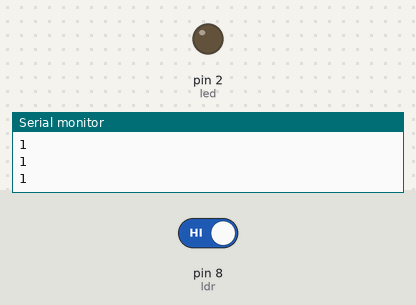
The sketch below on a simulated Arduino Uno, built with avr-gcc and run on an emulated ATmega328P. Shown: output pins drawn as LEDs (lit = HIGH), the last lines printed to the serial monitor. Inputs (shaded band) come from the test bench; at power-on: pin 8 (ldr) HIGH.

Above: at 4.8 s.
4.9 s: pin 8 (ldr) driven LOW
At 7.9 s:
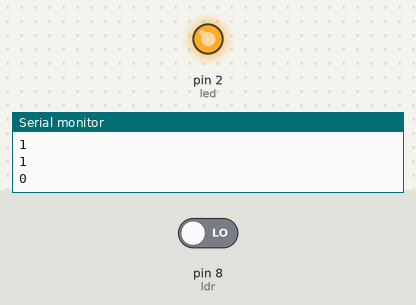
8.5 s: pin 8 (ldr) driven HIGH
At 12.1 s:
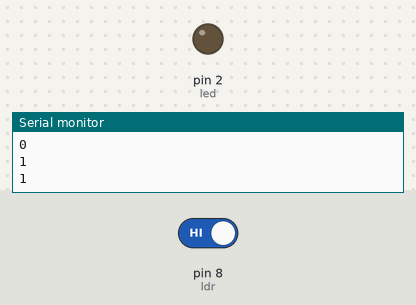
Timing chart, 0 to 13.6 s (numbered marks = the images above; inputs shaded):
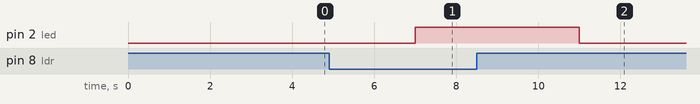

The sketch:

LDRwithLED.ino
```cpp
#define ldr 8
#define led 2

void setup() {
  Serial.begin(9600);
  pinMode(ldr, INPUT);
  pinMode(led, OUTPUT);
}

void loop() {
  int nyala = digitalRead(ldr);
  Serial.println(nyala);
  delay(1000);
  if (nyala == LOW) {
    digitalWrite(led, HIGH);
  }
  else {
    digitalWrite(led, LOW);
  }
  delay(1000);
}
```

Measured:
- after the input at 4.9 s, pin 2 (led): LOW → HIGH after 2.1 s
- after the input at 8.5 s, pin 2 (led): HIGH → LOW after 2.5 s
